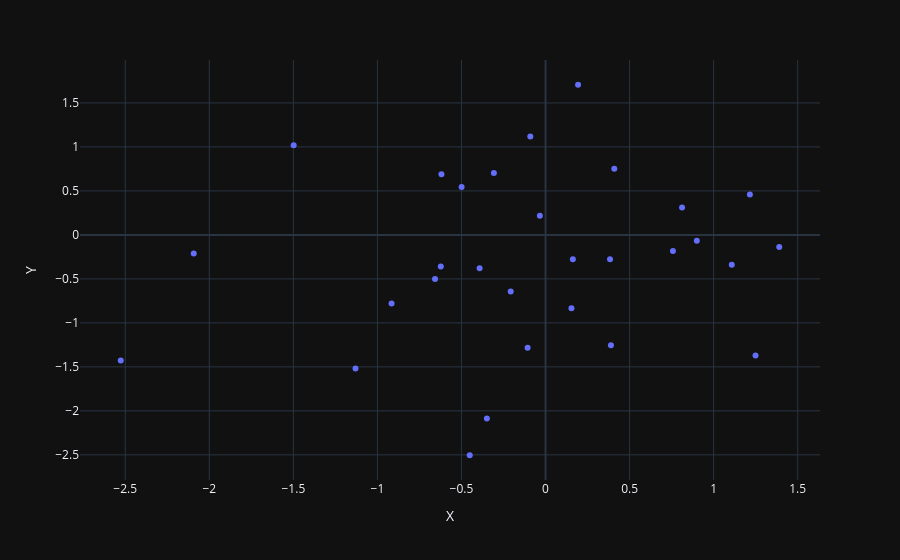

Here is the notebook cell this chart was saved with:
### Markdown cell above
Here is a plot of the points:

### Code cell
fig = px.scatter(dfPoints, x="X", y="Y", template="plotly_dark")
fig.show()

### Figure 1 — Plotly figure (JSON) as saved in the notebook; plotly's stock layout.template omitted (floating-point values rounded to 4 significant figures)
{"data": [{"hovertemplate": "X=%{x}<br>Y=%{y}<extra></extra>", "legendgroup": "", "marker": {"color": "#636efa", "symbol": "circle"}, "mode": "markers", "name": "", "orientation": "v", "showlegend": false, "type": "scatter", "x": [-0.9159, 0.389, 0.1542, -2.527, -0.4509, -0.2071, 1.39, 0.1627, 1.216, -0.6192, 0.1937, 0.4091, -1.498, -0.3922, -0.6231, 0.3836, 0.8121, 0.7578, -0.1064, -1.13, -0.3071, -0.6574, -0.4991, -0.09059, 1.249, 0.8999, -0.03378, -0.3491, -2.092, 1.108], "xaxis": "x", "y": [-0.7795, -1.256, -0.8328, -1.428, -2.505, -0.6442, -0.1362, -0.276, 0.4587, 0.6896, 1.707, 0.7515, 1.02, -0.3786, -0.3601, -0.2776, 0.3123, -0.182, -1.282, -1.519, 0.7049, -0.501, 0.5455, 1.119, -1.369, -0.0668, 0.2173, -2.086, -0.2123, -0.3404], "yaxis": "y"}], "layout": {"legend": {"tracegroupgap": 0}, "margin": {"t": 60}, "xaxis": {"anchor": "y", "domain": [0, 1], "title": {"text": "X"}}, "yaxis": {"anchor": "x", "domain": [0, 1], "title": {"text": "Y"}}}}
